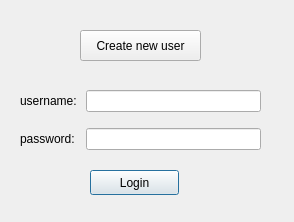
<?xml version="1.0" encoding="UTF-8"?>
<ui version="4.0">
 <class>authentification</class>
 <widget class="QDialog" name="authentification">
  <property name="geometry">
   <rect>
    <x>0</x>
    <y>0</y>
    <width>294</width>
    <height>222</height>
   </rect>
  </property>
  <property name="windowTitle">
   <string>Dialog</string>
  </property>
  <widget class="QPushButton" name="loginButton">
   <property name="geometry">
    <rect>
     <x>90</x>
     <y>170</y>
     <width>89</width>
     <height>25</height>
    </rect>
   </property>
   <property name="text">
    <string>Login</string>
   </property>
  </widget>
  <widget class="QPushButton" name="createButton">
   <property name="geometry">
    <rect>
     <x>80</x>
     <y>30</y>
     <width>121</width>
     <height>31</height>
    </rect>
   </property>
   <property name="text">
    <string>Create new user</string>
   </property>
  </widget>
  <widget class="QWidget" name="gridLayoutWidget">
   <property name="geometry">
    <rect>
     <x>20</x>
     <y>80</y>
     <width>241</width>
     <height>80</height>
    </rect>
   </property>
   <layout class="QGridLayout" name="gridLayout">
    <item row="0" column="0">
     <widget class="QLabel" name="label">
      <property name="text">
       <string>username: </string>
      </property>
     </widget>
    </item>
    <item row="1" column="0">
     <widget class="QLabel" name="label_2">
      <property name="text">
       <string>password: </string>
      </property>
     </widget>
    </item>
    <item row="0" column="1">
     <widget class="QLineEdit" name="username">
      <property name="inputMethodHints">
       <set>Qt::ImhNone</set>
      </property>
     </widget>
    </item>
    <item row="1" column="1">
     <widget class="QLineEdit" name="password">
      <property name="inputMethodHints">
       <set>Qt::ImhHiddenText|Qt::ImhNoAutoUppercase|Qt::ImhNoPredictiveText|Qt::ImhSensitiveData</set>
      </property>
      <property name="echoMode">
       <enum>QLineEdit::Password</enum>
      </property>
      <property name="clearButtonEnabled">
       <bool>false</bool>
      </property>
     </widget>
    </item>
   </layout>
  </widget>
  <widget class="QLabel" name="info">
   <property name="geometry">
    <rect>
     <x>70</x>
     <y>200</y>
     <width>131</width>
     <height>20</height>
    </rect>
   </property>
   <property name="text">
    <string/>
   </property>
  </widget>
 </widget>
 <resources/>
 <connections/>
</ui>
